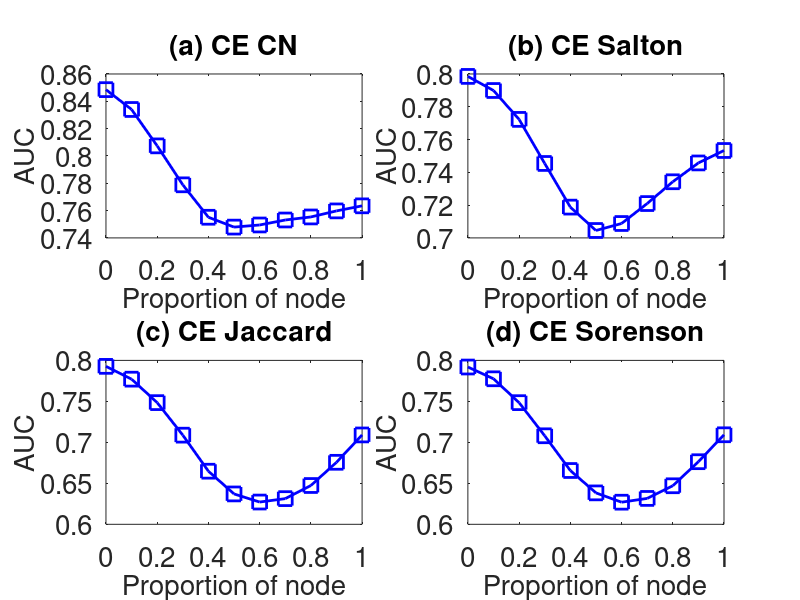

Write the MATLAB code that produced this figure.
subplot(2,2,1);
x=0:0.1:1;
y=[0.84854	0.834009	0.807371	0.778862	0.75511	0.747904	0.749463	0.753106	0.755337	0.759763	0.76347
];
plot(x,y,'-bs','LineWidth',2,'MarkerSize',10);
set(gca,'FontSize',20);
xlabel('Proportion of node','fontsize',20);
ylabel('AUC','fontsize',20);
title('(a) CE CN','fontsize',20);
    
subplot(2,2,2);
x=0:0.1:1;
y=[0.798522	0.789919	0.772295	0.745411	0.718781	0.704521	0.708778	0.720951	0.734242	0.745731	0.753322
];
plot(x,y,'-bs','LineWidth',2,'MarkerSize',10);
set(gca,'FontSize',20);
xlabel('Proportion of node','fontsize',20);
ylabel('AUC','fontsize',20);
title('(b) CE Salton','fontsize',20);

subplot(2,2,3);
x=0:0.1:1;
y=[0.79272	0.777088	0.748475	0.708773	0.664796	0.637064	0.627172	0.631325	0.647342	0.675666	0.709043
];
plot(x,y,'-bs','LineWidth',2,'MarkerSize',10);
set(gca,'FontSize',20);
xlabel('Proportion of node','fontsize',20);
ylabel('AUC','fontsize',20);
title('(c) CE Jaccard','fontsize',20);


subplot(2,2,4);
x=0:0.1:1;
y=[0.79191	0.777553	0.748436	0.708022	0.665646	0.638347	0.626977	0.631588	0.647029	0.676371	0.709233
];
plot(x,y,'-bs','LineWidth',2,'MarkerSize',10);
set(gca,'FontSize',20);
xlabel('Proportion of node','fontsize',20);
ylabel('AUC','fontsize',20);
title('(d) CE Sorenson','fontsize',20);
